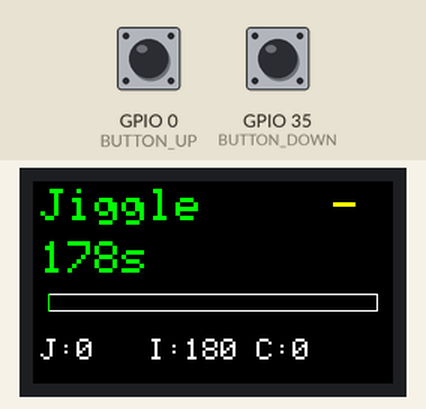
This program was run on a simulated ESP32. Shown: 240×135 colour display. Inputs (shaded band) come from the test bench; at power-on: GPIO 0 (BUTTON_UP) HIGH, GPIO 35 (BUTTON_DOWN) HIGH. Random numbers use the default seed unless the program sets one; EEPROM starts erased; USB keyboard and mouse output is not drawn.

Above: at 3.3 s.
3.4 s: GPIO 0 (BUTTON_UP) pulled LOW for 0.15 s
At 4.3 s:
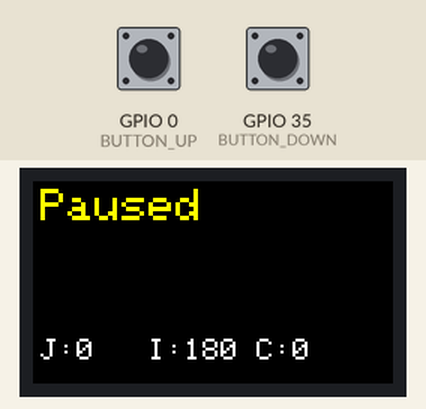
5.0 s: GPIO 35 (BUTTON_DOWN) pulled LOW for 0.15 s
At 5.5 s:
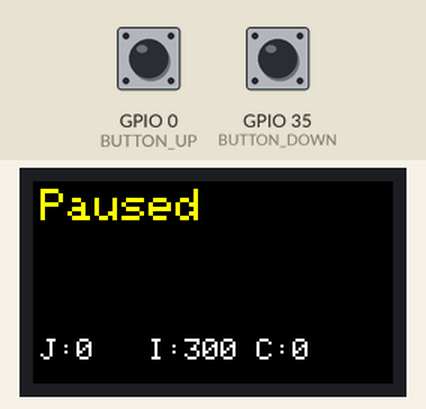
6.6 s: GPIO 0 (BUTTON_UP) pulled LOW for 1 s
At 9.4 s:
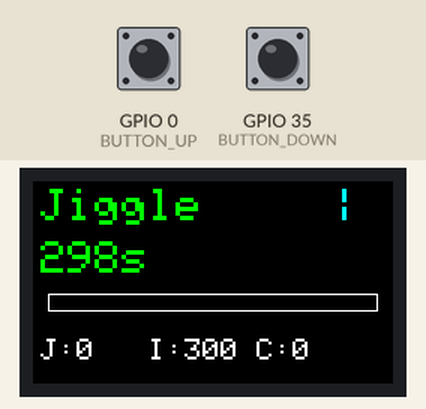
10.6 s: GPIO 35 (BUTTON_DOWN) pulled LOW for 1 s
At 13.1 s:
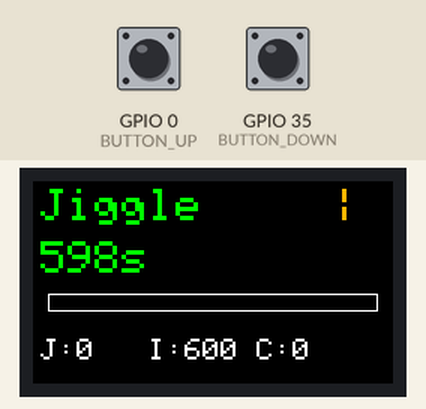
14.6 s: GPIO 35 (BUTTON_DOWN) pulled LOW for 0.15 s
At 16.1 s:
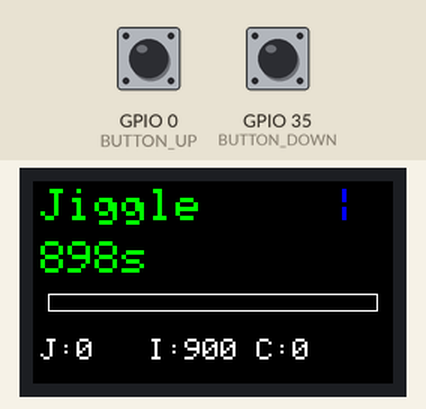
17.7 s: GPIO 35 (BUTTON_DOWN) pulled LOW for 0.15 s
At 19.6 s:
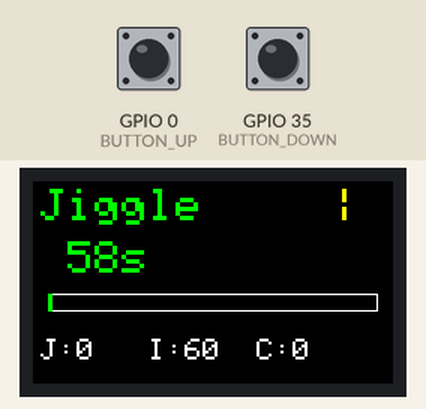
Timing chart, 0 to 21.1 s (numbered marks = the images above; inputs shaded):
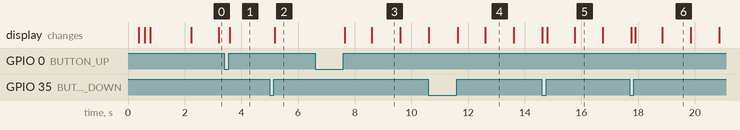

Measured:
- after the input at 5.0 s, the display: changes after 0.19 s (image 2)
- after the input at 6.6 s, the display: first changes after 1.0 s (image 3 shows a later state)
- what the display in image 3 shows lasts 1.0 s, from 8.6 s to 9.6 s

The program:

main.cpp
```cpp
#include <Arduino.h>
#include <BleMouse.h>
#include <SPI.h>
#include <TFT_eSPI.h>
#include <Preferences.h>

// Bluetooth Configs
#define X_RANDOM_RANGE 3
#define Y_RANDOM_RANGE 3
#define JIGGLE_STEP_INTERVAL 50
#define JIGGLE_MIN_DISTANCE 1        // Smaller movements (1-5 pixels)
#define JIGGLE_MAX_DISTANCE 5
#define JIGGLE_TIME_VARIANCE 20000   // +/- 20 seconds random timing variance (in milliseconds)
#define WHEEL_SCROLL_CHANCE 50      // 50% chance to include wheel scroll
#define WHEEL_MIN_SCROLL 1          // Minimum scroll amount
#define WHEEL_MAX_SCROLL 3          // Maximum scroll amount
#define INTERVAL_LIST { 60, 90, 180, 300, 600, 900 }
#define DEFAULT_INTERVAL 2
#define NUM_CHANNELS 3

// Display Configs
#define DISPLAY_UPDATE_INTERVAL 1000  // Display refresh rate (milliseconds)

// Button Configs
#define BUTTON_UP 0
#define BUTTON_DOWN 35
#define DEBOUNCE_DELAY 250
#define LONG_PRESS 1000

// Backlight pin for TTGO T-Display
#ifndef TFT_BL
#define TFT_BL 4
#endif

// Types
#define BUTTON_NONE 0
#define BUTTON_PRESS 1
#define BUTTON_LONGPRESS 2

struct ButtonState {
    bool init;
    u_int64_t pressed;
    u_int64_t longpress;
    u_int64_t released;
};

// Initialize Bluetooth
BleMouse bleMouse("Logitech M510", "Logitech", 100);

// Initialize Display
TFT_eSPI display;

// Initialize preferences from flash
Preferences preferences;

// --> Functions

void moveMouse()
{
    // Mouse cursor movement
    int distance = random(JIGGLE_MIN_DISTANCE, JIGGLE_MAX_DISTANCE);
    int x = random(X_RANDOM_RANGE) - 1;
    int y = random(Y_RANDOM_RANGE) - 1;

    for (int i = 0; i < distance; i++)
    {
        bleMouse.move(x, y);
        delay(JIGGLE_STEP_INTERVAL);
    }

    for (int i = 0; i < distance; i++)
    {
        bleMouse.move(0 - x, 0 - y);
        delay(JIGGLE_STEP_INTERVAL);
    }

    // Random wheel scroll (50% chance)
    if (random(100) < WHEEL_SCROLL_CHANCE)
    {
        int scrollAmount = random(WHEEL_MIN_SCROLL, WHEEL_MAX_SCROLL + 1);
        int scrollDirection = (random(2) == 0) ? 1 : -1;  // Random up or down
        int totalScroll = scrollAmount * scrollDirection;

        // Scroll in one direction (slower for smoother scrolling)
        for (int i = 0; i < scrollAmount; i++)
        {
            bleMouse.move(0, 0, scrollDirection);
            delay(200);  // Slower scroll speed (200ms between notches)
        }

        delay(300);  // Longer pause at scroll peak

        // Scroll back to original position
        for (int i = 0; i < scrollAmount; i++)
        {
            bleMouse.move(0, 0, -scrollDirection);
            delay(200);  // Slower scroll speed (200ms between notches)
        }
    }
}

short buttonState(int pin, unsigned long now, ButtonState *buttonState)
{
    if (buttonState->init == false && digitalRead(pin) == HIGH)
    {
        // first unpressed state registered
        buttonState->init = true;
    }
    else if(buttonState->init == false)
    {
        // button was pressed before firmware started, ignore
        return BUTTON_NONE;
    }

    if (buttonState->pressed == 0 && digitalRead(pin) == LOW)
    {
        // button pressed
        buttonState->pressed = millis();
    }
    else if (buttonState->pressed > 0 && buttonState->released == 0 && buttonState->longpress == 0 && digitalRead(pin) == LOW)
    {
        // button still pressed
        if (millis() - buttonState->pressed > LONG_PRESS)
        {
            // it was a long press
            buttonState->longpress = millis();
            return BUTTON_LONGPRESS;
        }
    }
    else if (buttonState->pressed > 0 && buttonState->released == 0 && digitalRead(pin) == HIGH)
    {
        // button was released
        buttonState->released = millis();
        if (buttonState->longpress == 0)
        {
            // no longpress recorded, so it's a short press
            return BUTTON_PRESS;
        }
    }
    else if (buttonState->pressed > 0 && buttonState->released > 0 && millis() - buttonState->released > DEBOUNCE_DELAY)
    {
        // button released, debounce time expired
        buttonState->pressed = 0;
        buttonState->released = 0;
        buttonState->longpress = 0;
    }

    return BUTTON_NONE;
}

// --> Global State Variables

// Bluetooth & Connection State
unsigned short bluetoothChannelOffset = 0;
bool running = true;
bool connected = false;
bool newConnectState = false;

// Timing & Jiggle State
unsigned long now = 0;
unsigned long lastJiggle;
int nextJiggleDiff;
int intervals[] = INTERVAL_LIST;
size_t numIntervals = sizeof(intervals) / sizeof(intervals[0]);
int current_interval;
int jiggle_interval;
unsigned long jiggleCount = 0;  // Total number of jiggles since boot

// Button State Variables
ButtonState buttonStateTop;
ButtonState buttonStateBottom;
short buttonResult;

// Display State Variables
unsigned long lastDisplayUpdate = 0;
bool dirty = true;
bool fullRedraw = true;  // Flag for full screen redraw vs partial update
int lastDisplayedSeconds = -1;  // Track last displayed countdown to avoid unnecessary redraws
int lastProgress = -1;  // Track last progress bar value
char s [22];  // String buffer for display formatting

// Display Animation Variables
char animation[] = { '|', '/', '-', '\\' };  // Rotating line animation
size_t numAnimations = sizeof(animation) / sizeof(animation[0]);
int8_t i_animation = 0;
int8_t i_rainbow = 0;  // Rainbow color index for spinner
uint16_t rainbowColors[] = { TFT_RED, TFT_ORANGE, TFT_YELLOW, TFT_GREEN, TFT_CYAN, TFT_BLUE, TFT_MAGENTA };
size_t numRainbowColors = sizeof(rainbowColors) / sizeof(rainbowColors[0]);

void setup()
{
    // Serial
    Serial.begin(115200);
    Serial.println();
    Serial.println();

    // Preferences
    preferences.begin("app", false);
    current_interval = preferences.getShort("intv", DEFAULT_INTERVAL);
    jiggle_interval = intervals[current_interval] * 1000;
    running = preferences.getBool("isrunning", true);

    // mac address
    // https://generate.plus/en/address/mac
    // Logitech Inc
    bluetoothChannelOffset = preferences.getUShort("macoffset", 0);
    uint8_t macoffset = 0xAE + bluetoothChannelOffset;

    // Original mac configuration
    //uint8_t new_mac[6] = { 0xEC, 0x81, 0x93, 0x37, macoffset, 0xCB };

    // Matches Logitech M510
    uint8_t new_mac[6] = { 0x00, 0x1F, 0x20, 0x37, macoffset, 0xCB };
    esp_base_mac_addr_set(new_mac);

    // Button pins
    pinMode(BUTTON_UP, INPUT_PULLUP);
    pinMode(BUTTON_DOWN, INPUT_PULLUP);

    // Bluetooth
    bleMouse.begin();

    // Display backlight
    pinMode(TFT_BL, OUTPUT);
    digitalWrite(TFT_BL, HIGH);  // Turn on backlight

    // Display
    display.init();
    display.setRotation(1);  // Rotate to landscape (becomes 240x135)
    display.fillScreen(TFT_BLACK);
    display.setTextSize(3);  // Bigger text size
    display.setTextColor(TFT_WHITE);

    // Boot message
    display.setCursor(5, 10);
    display.print("Mouse");
    display.setCursor(5, 40);
    display.print("Jiggler");
    display.setTextSize(2);
    display.setCursor(5, 80);
    display.print("Starting...");
    unsigned long bootStart = millis();
    int8_t bootAnim = 0;
    while (millis() - bootStart < 2000)
    {
        display.setTextSize(2);
        display.setCursor(200, 80);
        display.print(animation[bootAnim]);
        bootAnim = (bootAnim + 1) % numAnimations;
        delay(200);
    }

    // Initialize random seed for varied mouse movement patterns
    randomSeed(esp_random());

    lastJiggle = millis();
}

void loop()
{
    now = millis();

    if (connected && running && now - lastDisplayUpdate > DISPLAY_UPDATE_INTERVAL)
    {
        dirty = true;
    }

    buttonResult = buttonState(BUTTON_UP, now, &buttonStateTop);
    if (buttonResult == BUTTON_PRESS)
    {
        running = !running;
        dirty = true;
        fullRedraw = true;  // State changed, need full redraw
        lastJiggle = now;

        preferences.putBool("isrunning", running);
    }

    buttonResult = buttonState(BUTTON_DOWN, now, &buttonStateBottom);
    if (buttonResult == BUTTON_PRESS)
    {
        dirty = true;
        fullRedraw = true;  // Interval changed, need full redraw
        current_interval = (current_interval + 1) % numIntervals;
        jiggle_interval = intervals[current_interval] * 1000;
        lastJiggle = now;
        preferences.putShort("intv", current_interval);
    }
    else if (buttonResult == BUTTON_LONGPRESS)
    {
        preferences.putUShort("macoffset", (preferences.getUShort("macoffset", 0) + 1) % NUM_CHANNELS);

        // Restart required to apply new Bluetooth MAC address
        ESP.restart();
    }

    newConnectState = bleMouse.isConnected();
    if (newConnectState != connected)
    {
        connected = newConnectState;
        jiggle_interval = intervals[current_interval] * 1000;
        dirty = true;
        fullRedraw = true;  // Connection state changed, need full redraw

        if (!connected)
        {
            // Restart ESP to reliably reconnect BLE
            ESP.restart();
        }
    }

    nextJiggleDiff = jiggle_interval - (now - lastJiggle);

    if (dirty)
    {
        display.setTextSize(3);  // Bigger text throughout

        if (fullRedraw)
        {
            // Full screen redraw - clear everything
            display.fillScreen(TFT_BLACK);

            // Draw status
            display.setCursor(5, 5);
            if (connected)
            {
                if (running)
                {
                    display.setTextColor(TFT_GREEN);
                    display.print("Jiggle");
                }
                else
                {
                    display.setTextColor(TFT_YELLOW);
                    display.print("Paused");
                }
            }
            else
            {
                display.setTextColor(TFT_RED);
                display.print("Wait");
            }

            // Draw static labels and jiggle count (smaller text to fit on screen)
            display.setTextSize(2);  // Back to size 2 for bottom line
            display.setTextColor(TFT_WHITE);
            display.setCursor(5, 105);
            sprintf (s, "J:%-3lu I:%-3d C:%d", jiggleCount, intervals[current_interval], bluetoothChannelOffset);
            display.print(s);

            fullRedraw = false;
            lastDisplayedSeconds = -1;  // Reset to force countdown update
            lastProgress = -1;  // Reset to force progress bar update
        }

        if (connected && running)
        {
            // Update dynamic content only (no screen clear)

            // Rainbow Spinner - cycles through colors
            i_rainbow = (i_rainbow + 1) % numRainbowColors;
            i_animation = (i_animation + 1) % numAnimations;
            display.setTextColor(rainbowColors[i_rainbow], TFT_BLACK);
            display.setCursor(200, 5);
            display.print(animation[i_animation]);
            display.print(" ");  // Print space to clear any trailing pixels

            // Countdown - only update when seconds change, with dynamic color
            int currentSeconds = nextJiggleDiff / 1000;
            if (currentSeconds != lastDisplayedSeconds)
            {
                // Calculate percentage of time remaining
                int percentRemaining = (nextJiggleDiff * 100) / jiggle_interval;

                // Choose color based on time remaining
                uint16_t countdownColor;
                if (percentRemaining > 50)
                    countdownColor = TFT_GREEN;      // Plenty of time
                else if (percentRemaining > 25)
                    countdownColor = TFT_YELLOW;     // Getting close
                else
                    countdownColor = TFT_ORANGE;     // About to jiggle!

                display.setTextColor(countdownColor, TFT_BLACK);  // Dynamic color with background
                display.setCursor(5, 40);
                sprintf (s, "%3ds", currentSeconds);  // Fixed width with space padding
                display.print(s);
                lastDisplayedSeconds = currentSeconds;
            }

            // Progress bar - only update when progress changes, with color gradient
            int barWidth = 220;
            int barHeight = 12;
            int barX = 10;
            int barY = 75;
            long elapsed = jiggle_interval - nextJiggleDiff;
            int progress = (elapsed * barWidth) / jiggle_interval;
            progress = constrain(progress, 0, barWidth);

            if (progress != lastProgress)
            {
                // Calculate percentage complete
                int percentComplete = (elapsed * 100) / jiggle_interval;

                // Choose bar color based on progress
                uint16_t barColor;
                if (percentComplete < 50)
                    barColor = TFT_GREEN;      // First half - green
                else if (percentComplete < 75)
                    barColor = TFT_YELLOW;     // Third quarter - yellow
                else
                    barColor = TFT_ORANGE;     // Final quarter - orange (almost done!)

                // Only redraw bar when progress changes
                display.fillRect(barX, barY, barWidth, barHeight, TFT_BLACK);
                display.drawRect(barX, barY, barWidth, barHeight, TFT_WHITE);
                display.fillRect(barX, barY, progress, barHeight, barColor);
                lastProgress = progress;
            }
        }

        dirty = false;
        lastDisplayUpdate = now;
    }

    if (connected && running && nextJiggleDiff <= 0)
    {
        // Add random timing variance (+/- 5 seconds) to make timing less predictable
        int timeVariance = random(-JIGGLE_TIME_VARIANCE, JIGGLE_TIME_VARIANCE + 1);
        lastJiggle = now - timeVariance;
        moveMouse();
        jiggleCount++;
        fullRedraw = true;  // Force redraw to update jiggle count
        dirty = true;
    }
}
```
